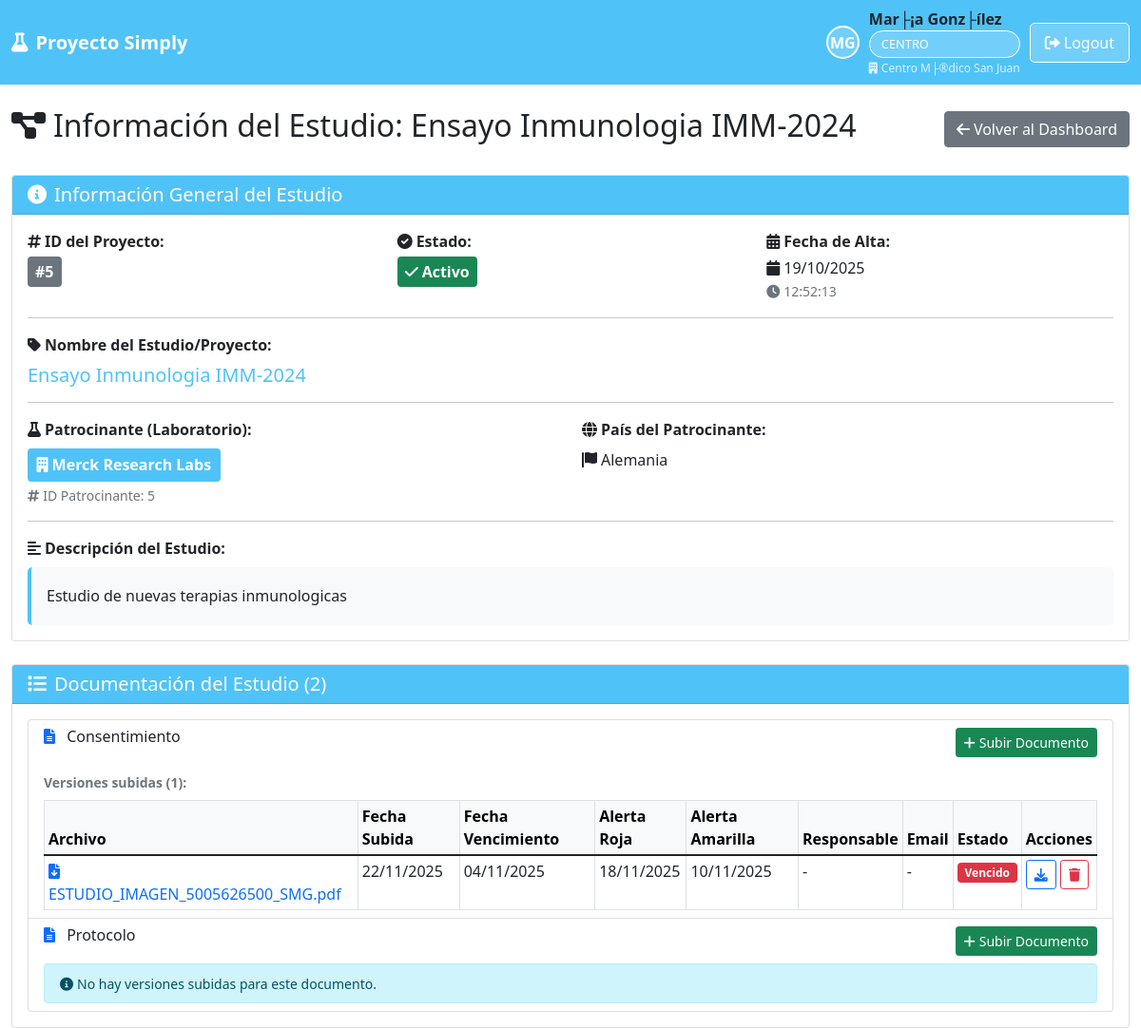
The app's page /site_centro/estudio.php?id=5 (signed in) with its own data.
### tables this page shows
CREATE TABLE IF NOT EXISTS `proyectos` (
  `id` int(11) NOT NULL AUTO_INCREMENT,
  `nombre` varchar(255) NOT NULL,
  `patrocinante_id` int(11) NOT NULL,
  `descripcion` text DEFAULT NULL,
  `fecha_alta` timestamp NOT NULL DEFAULT current_timestamp(),
  `activo` tinyint(1) DEFAULT 1,
  PRIMARY KEY (`id`),
  KEY `patrocinante_id` (`patrocinante_id`)
);

CREATE TABLE IF NOT EXISTS `laboratorios` (
  `id` int(11) NOT NULL AUTO_INCREMENT,
  `nombre` varchar(255) NOT NULL,
  `pais` varchar(100) NOT NULL,
  `fecha_alta` timestamp NOT NULL DEFAULT current_timestamp(),
  `activo` tinyint(1) DEFAULT 1,
  PRIMARY KEY (`id`)
);

CREATE TABLE IF NOT EXISTS `docu_requerida_proyecto` (
  `id` int(11) NOT NULL AUTO_INCREMENT,
  `titulo` varchar(500) NOT NULL,
  `fecha_creacion` timestamp NOT NULL DEFAULT current_timestamp(),
  `activo` tinyint(1) DEFAULT 1,
  PRIMARY KEY (`id`),
  KEY `idx_activo` (`activo`)
);

CREATE TABLE IF NOT EXISTS `documentos_proyecto_subidos` (
  `id` int(11) NOT NULL AUTO_INCREMENT,
  `docu_requerida_proyecto_id` int(11) NOT NULL,
  `proyecto_id` int(11) NOT NULL,
  `nombre_archivo` varchar(255) NOT NULL,
  `ruta_archivo` varchar(500) NOT NULL,
  `fecha_vencimiento` date DEFAULT NULL,
  `fecha_alerta_roja` date DEFAULT NULL,
  `fecha_alerta_amarilla` date DEFAULT NULL,
  `responsable` varchar(255) DEFAULT NULL,
  `email` varchar(255) DEFAULT NULL,
  `fecha_subida` datetime DEFAULT current_timestamp(),
  `activo` tinyint(1) DEFAULT 1,
  PRIMARY KEY (`id`),
  KEY `idx_docu_requerida` (`docu_requerida_proyecto_id`),
  KEY `idx_proyecto` (`proyecto_id`),
  KEY `idx_activo` (`activo`),
  KEY `idx_fecha_vencimiento` (`fecha_vencimiento`)
);

### site_centro/estudio.php (the view, shortened to what the rows shown need)
<?php
$auth = new Auth();
$auth->requireLogin();
$user = $auth->getUserInfo();
$database = new Database();
$db = $database->getConnection();
$proyecto_id = $_GET['id'] ?? null;
$centro_id = $user['identidad'];
$stmt = $db->prepare("
    SELECT p.*, l.nombre as laboratorio_nombre, l.pais as laboratorio_pais
    FROM proyectos p
    JOIN laboratorios l ON p.patrocinante_id = l.id
    INNER JOIN centros_proyectos cp ON p.id = cp.proyecto_id
    WHERE p.id = ? AND cp.centro_id = ? AND p.activo = 1 AND cp.activo = 1
");
$stmt->execute([$proyecto_id, $centro_id]);
$proyecto = $stmt->fetch();
$stmt = $db->prepare("SELECT * FROM docu_requerida_proyecto WHERE activo = 1 ORDER BY titulo ASC");
$stmt->execute();
$documentos_requeridos = $stmt->fetchAll();
$documentos_con_versiones = [];
foreach ($documentos_requeridos as $documento) {
    $stmt = $db->prepare("
        SELECT * FROM documentos_proyecto_subidos
        WHERE docu_requerida_proyecto_id = ? AND proyecto_id = ? AND activo = 1
        ORDER BY fecha_subida DESC
    ");
    $stmt->execute([$documento['id'], $proyecto_id]);
    $versiones = $stmt->fetchAll();
    $documento['versiones'] = $versiones;
    $documentos_con_versiones[] = $documento;
}
include '../includes/header.php';
?>
<div class="row">
    <div class="col-12">
        <div class="d-flex justify-content-between align-items-center mb-4">
            <h2>
                <i class="fas fa-project-diagram me-2"></i>Información del Estudio: <?php echo htmlspecialchars($proyecto['nombre']); ?>
            </h2>
            <a href="index.php" class="btn btn-secondary">
                <i class="fas fa-arrow-left me-1"></i>Volver al Dashboard
            </a>
        </div>
    </div>
</div>
<div class="row mb-4">
    <div class="col-12">
        <div class="card">
            <div class="card-body">
                <div class="row mb-3">
                    <div class="col-md-4">
                        <strong><i class="fas fa-hashtag me-1"></i>ID del Proyecto:</strong><br>
                        <span class="badge bg-secondary mt-1" style="font-size: 1em; padding: 0.5em;">#<?php echo $proyecto['id']; ?></span>
                    </div>
                    <div class="col-md-4">
                        <strong><i class="fas fa-calendar-alt me-1"></i>Fecha de Alta:</strong><br>
                        <p class="mb-0 mt-1">
                            <i class="fas fa-calendar me-1"></i><?php echo date('d/m/Y', strtotime($proyecto['fecha_alta'])); ?><br>
                            <small class="text-muted">
                                <i class="fas fa-clock me-1"></i><?php echo date('H:i:s', strtotime($proyecto['fecha_alta'])); ?>
                            </small>
                        </p>
                    </div>
                </div>
                <div class="row mb-3">
                    <div class="col-12">
                        <strong><i class="fas fa-tag me-1"></i>Nombre del Estudio/Proyecto:</strong><br>
                        <h5 class="mt-2 mb-0" style="color: #4FC3F7;">
                            <?php echo htmlspecialchars($proyecto['nombre']); ?>
                        </h5>
                    </div>
                </div>
                <div class="row mb-3">
                    <div class="col-md-6">
                        <strong><i class="fas fa-flask me-1"></i>Patrocinante (Laboratorio):</strong><br>
                        <div class="mt-2">
                            <span class="badge" style="background: #4FC3F7; color: white; font-size: 1em; padding: 0.6em;">
                                <i class="fas fa-building me-1"></i><?php echo htmlspecialchars($proyecto['laboratorio_nombre']); ?>
                            </span>
                            <br>
                            <small class="text-muted mt-1 d-block">
                                <i class="fas fa-hashtag me-1"></i>ID Patrocinante: <?php echo $proyecto['patrocinante_id']; ?>
                            </small>
                        </div>
                    </div>
                    <div class="col-md-6">
                        <strong><i class="fas fa-globe me-1"></i>País del Patrocinante:</strong><br>
                        <p class="mb-0 mt-2">
                            <i class="fas fa-flag me-1"></i><?php echo htmlspecialchars($proyecto['laboratorio_pais']); ?>
                        </p>
                    </div>
                </div>
                <div class="row">
                    <div class="col-12">
                        <strong><i class="fas fa-align-left me-1"></i>Descripción del Estudio:</strong><br>
                        <div class="mt-2 p-3" style="background: #f8f9fa; border-radius: 5px; border-left: 4px solid #4FC3F7;">
                            <p class="mb-0" style="text-align: justify; line-height: 1.8;">
                                <?php if ($proyecto['descripcion']): ?>
                                    <?php echo nl2br(htmlspecialchars($proyecto['descripcion'])); ?>
                                <?php else: ?>
                                    <span class="text-muted"><i>No hay descripción disponible para este estudio.</i></span>
                                <?php endif; ?>
                            </p>
                        </div>
                    </div>
                </div>
            </div>
        </div>
    </div>
</div>
<div class="row mt-4">
    <div class="col-12">
        <div class="card">
            <div class="card-body">
                <?php if (empty($documentos_con_versiones)): ?>
                    <div class="text-center text-muted py-4">
                        <i class="fas fa-file-alt fa-3x mb-3"></i>
                        <p>No hay documentos requeridos registrados.</p>
                    </div>
                <?php else: ?>
                    <div class="list-group">
                        <?php foreach ($documentos_con_versiones as $documento): ?>
                        <div class="list-group-item">
                            <div class="d-flex justify-content-between align-items-start mb-2">
                                <div class="flex-grow-1">
                                    <h6 class="mb-1">
                                        <i class="fas fa-file-alt me-2 text-primary"></i>
                                        <?php echo htmlspecialchars($documento['titulo']); ?>
                                    </h6>
                                </div>
                                <button type="button" class="btn btn-sm btn-success" data-bs-toggle="modal" data-bs-target="#modalSubirDocumentoProyecto" onclick="abrirModalSubirProyecto(<?php echo $documento['id']; ?>, '<?php echo htmlspecialchars($documento['titulo'], ENT_QUOTES); ?>')">
                                    <i class="fas fa-plus me-1"></i>Subir Documento
                                </button>
                            </div>
                            <?php if (!empty($documento['versiones'])): ?>
                                <div class="mt-3">
                                    <small class="text-muted d-block mb-2">
                                        <strong>Versiones subidas (<?php echo count($documento['versiones']); ?>):</strong>
                                    </small>
                                    <div class="table-responsive">
                                        <table class="table table-sm table-bordered mb-0">
                                            <thead class="table-light">
                                                <tr>
                                                    <th>Archivo</th>
                                                    <th>Fecha Subida</th>
                                                    <th>Fecha Vencimiento</th>
                                                    <th>Alerta Roja</th>
                                                    <th>Alerta Amarilla</th>
                                                    <th>Responsable</th>
                                                    <th>Email</th>
                                                    <th>Estado</th>
                                                    <th>Acciones</th>
                                                </tr>
                                            </thead>
                                            <tbody>
                                                <?php foreach ($documento['versiones'] as $version): ?>
                                                <?php
                                                $hoy = strtotime('today');
                                                $fecha_vencimiento = $version['fecha_vencimiento'] ? strtotime($version['fecha_vencimiento']) : null;
                                                $fecha_alerta_roja = $version['fecha_alerta_roja'] ? strtotime($version['fecha_alerta_roja']) : null;
                                                $fecha_alerta_amarilla = $version['fecha_alerta_amarilla'] ? strtotime($version['fecha_alerta_amarilla']) : null;
                                                $badge_class = 'bg-success';
                                                $estado_texto = 'Vigente';
                                                if ($fecha_vencimiento && $hoy > $fecha_vencimiento) {
                                                    $badge_class = 'bg-danger';
                                                    $estado_texto = 'Vencido';
                                                } elseif ($fecha_alerta_roja && $hoy >= $fecha_alerta_roja) {
                                                    $estado = 'alerta_roja';
                                                    $badge_class = 'bg-danger';
                                                    $estado_texto = 'Alerta Roja';
                                                } elseif ($fecha_alerta_amarilla && $hoy >= $fecha_alerta_amarilla) {
                                                    $estado = 'alerta_amarilla';
                                                    $badge_class = 'bg-warning';
                                                    $estado_texto = 'Alerta Amarilla';
                                                }
                                                ?>
                                                <tr>
                                                    <td>
                                                        <a href="../<?php echo htmlspecialchars($version['ruta_archivo']); ?>" target="_blank" class="text-decoration-none">
                                                            <i class="fas fa-file-download me-1"></i>
                                                            <?php echo htmlspecialchars($version['nombre_archivo']); ?>
                                                        </a>
                                                    </td>
                                                    <td><?php echo date('d/m/Y', strtotime($version['fecha_subida'])); ?></td>
                                                    <td>
                                                        <?php if ($version['fecha_vencimiento']): ?>
                                                            <?php echo date('d/m/Y', strtotime($version['fecha_vencimiento'])); ?>
                                                        <?php else: ?>
                                                            <span class="text-muted">-</span>
                                                        <?php endif; ?>
                                                    </td>
                                                    <td>
                                                        <?php if ($version['fecha_alerta_roja']): ?>
                                                            <?php echo date('d/m/Y', strtotime($version['fecha_alerta_roja'])); ?>
                                                        <?php else: ?>
                                                            <span class="text-muted">-</span>
                                                        <?php endif; ?>
                                                    </td>
                                                    <td>
                                                        <?php if ($version['fecha_alerta_amarilla']): ?>
                                                            <?php echo date('d/m/Y', strtotime($version['fecha_alerta_amarilla'])); ?>
                                                        <?php else: ?>
                                                            <span class="text-muted">-</span>
                                                        <?php endif; ?>
                                                    </td>
                                                    <td><?php echo htmlspecialchars($version['responsable'] ?: '-'); ?></td>
                                                    <td><?php echo htmlspecialchars($version['email'] ?: '-'); ?></td>
                                                    <td>
                                                        <span class="badge <?php echo $badge_class; ?>"><?php echo $estado_texto; ?></span>
                                                    </td>
                                                    <td>
                                                        <a href="../<?php echo htmlspecialchars($version['ruta_archivo']); ?>" target="_blank" class="btn btn-sm btn-outline-primary" title="Descargar">
                                                            <i class="fas fa-download"></i>
                                                        </a>
                                                        <button class="btn btn-sm btn-outline-danger" onclick="eliminarDocumentoProyecto(<?php echo $version['id']; ?>, '<?php echo htmlspecialchars($version['nombre_archivo'], ENT_QUOTES); ?>')" title="Eliminar">
                                                            <i class="fas fa-trash"></i>
                                                        </button>
                                                    </td>
                                                </tr>
                                                <?php endforeach; ?>
                                            </tbody>
                                        </table>
                                    </div>
                                </div>
                            <?php else: ?>
                                <div class="alert alert-info mt-2 mb-0 py-2">
                                    <small><i class="fas fa-info-circle me-1"></i>No hay versiones subidas para este documento.</small>
                                </div>
                            <?php endif; ?>
                        </div>
                        <?php endforeach; ?>
                    </div>
                <?php endif; ?>
            </div>
        </div>
    </div>
</div>
<?php include '../includes/footer.php'; ?>

### records on screen
proyectos: nombre "Ensayo Inmunologia IMM-2024", id "5", fecha_alta "19/10/2025", fecha_alta "12:52:13", patrocinante.nombre "Merck Research Labs", patrocinante "5", patrocinante.pais "Alemania", descripcion "Estudio de nuevas terapias inmunologicas"
docu_requerida_proyecto: titulo "Consentimiento", count($documento['versiones']) "1"
documentos_proyecto_subidos: nombre_archivo "ESTUDIO_IMAGEN_5005626500_SMG.pdf", fecha_subida "22/11/2025", fecha_vencimiento "04/11/2025", fecha_alerta_roja "18/11/2025", fecha_alerta_amarilla "10/11/2025", responsable "-", email "-", fecha_vencimiento "Vencido"
docu_requerida_proyecto: titulo "Protocolo", shows "No hay versiones subidas para este documento."

### other values on screen
substr($user['nombre'], 0, 1) . substr($user['apellido'], 0, 1) "MG"
$user['nombre'] . ' ' . $user['apellido'] "Mar├¡a Gonz├ílez"
$user['rol'] "CENTRO"
$user['entidad_nombre'] "Centro M├®dico San Juan"
count($documentos_con_versiones) "2"
